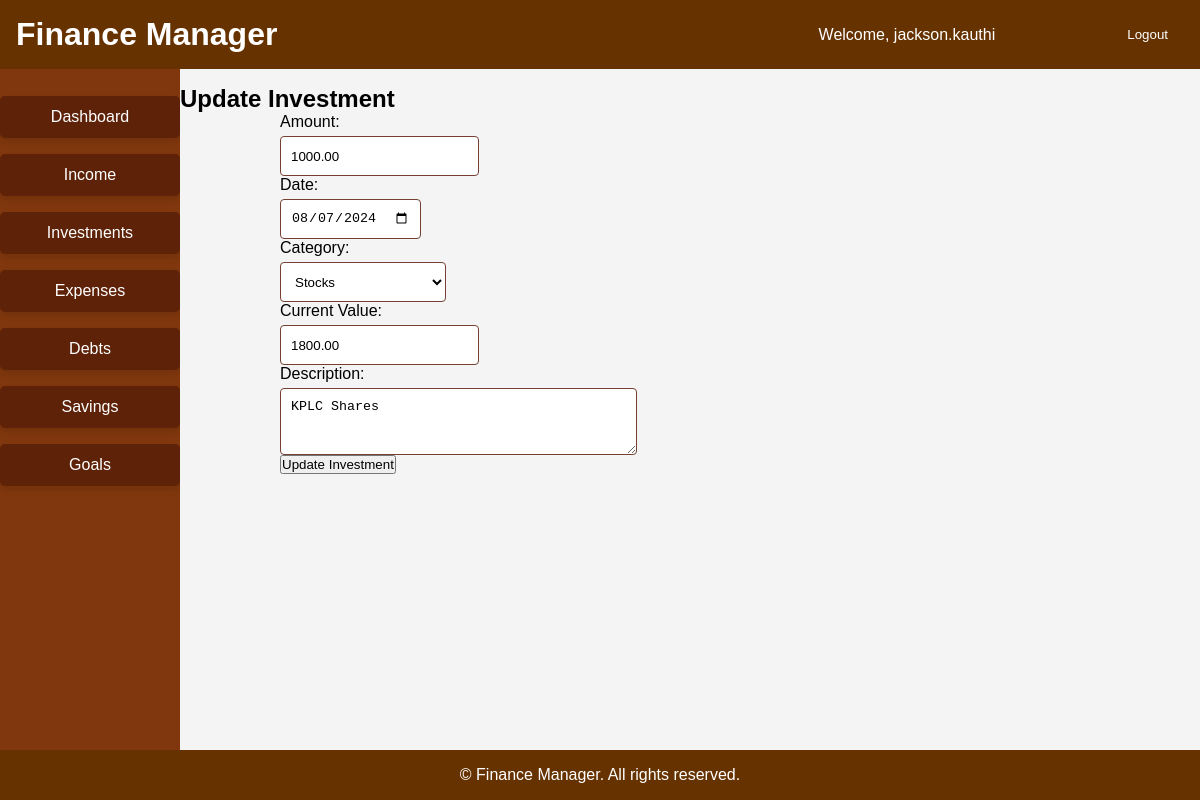
/investment/update_investment/5/ (signed in), run on the app's committed database.
### investment/models.py (models this page shows, shortened)
class Investment(models.Model):
    CATEGORY_CHOICES = [
        ('Stock', 'Stocks'),
        ('Bond', 'Bonds'),
        ('Mutual Fund', 'Mutual Funds'),
        ('Real Estate', 'Real Estate'),
        ('Crypto', 'Cryptocurrency'),
        ('Retirement', 'Retirement Accounts'),
        ('Other', 'Other Investments'),
    ]
    user = models.ForeignKey(User, on_delete=models.CASCADE)
    amount = models.DecimalField(max_digits=10, decimal_places=2)
    date = models.DateField()
    category = models.CharField(max_length=50, choices=CATEGORY_CHOICES)
    current_value = models.DecimalField(max_digits=10, decimal_places=2)
    description = models.TextField(blank=True, null=True)
    class Meta:
        ordering = ['date']
        verbose_name_plural = 'Investments'

### investment/views.py (the view)
# urls.py: path('update_investment/<int:pk>/', views.update_investment, name='update_investment'),
@login_required
def update_investment(request, pk):
    investment = get_object_or_404(Investment, pk=pk, user=request.user)
    if request.method == 'POST':
        form = InvestmentForm(request.POST, instance=investment)
        if form.is_valid():
            form.save()
            messages.success(request, 'Investment updated successfully!')
            return redirect('investment_list')
    else:
        form = InvestmentForm(instance=investment)
    return render(request, 'investment/update_investment.html', {'form': form})

### investment/form.py
class InvestmentForm(forms.ModelForm):
    class Meta:
        model = Investment
        fields = ['amount', 'date', 'category', 'current_value', 'description']
        labels = {
            'amount': 'Amount',
            'date': 'Date',
            'category': 'Category',
            'current_value': 'Current Value',
            'description': 'Description',
        }
        widgets = {
            'amount': forms.NumberInput(attrs={'class': 'form-control'}),
            'date': forms.DateInput(attrs={'class': 'form-control', 'type': 'date'}),
            'category': forms.Select(attrs={'class': 'form-control'}),
            'current_value': forms.NumberInput(attrs={'class': 'form-control'}),
            'description': forms.Textarea(attrs={'class': 'form-control', 'rows': 3}),
        }

### templates/investment/update_investment.html (shortened to what this page needs)
{% extends 'base.html' %}
{% block content %}
<h2>Update Investment</h2>
<form method="post">
    {{ form.as_p }}
    <button type="submit">Update Investment</button>
</form>
{% endblock %}

### templates/base.html (shortened to what this page needs)
{% load static %}
<!DOCTYPE html>
<html lang="en">
<head>
    <link rel="stylesheet" href="{% static 'css/styles.css' %}">
</head>
<body>
    <header>
        <div class="header-content">
            <h1>Finance Manager</h1>
            {% if user.is_authenticated %}
                <div class="user-info">
                    <span>Welcome, {{ user.username }}</span>
                    <form action="{% url 'logout' %}" method="post" style="display: inline;">
                        <button type="submit" class="logout">Logout</button>
                    </form>
                </div>
            {% else %}
                <div class="auth-links">
                    <a href="{% url 'login' %}">Login</a>
                    <a href="{% url 'signup' %}">Sign Up</a>
                </div>
            {% endif %}
        </div>
    </header>
    <div class="container">
        <nav class="card-nav">
            <ul>
                <li>
                    <a href="{% url 'dashboard' %}" class="nav-card {% if request.resolver_match.url_name == 'dashboard' %}active{% endif %}">
                        Dashboard
                    </a>
                </li>
                <li>
                    <a href="{% url 'income_list' %}" class="nav-card {% if request.resolver_match.url_name == 'income_list' %}active{% endif %}">
                        Income
                    </a>
                </li>
                <li>
                    <a href="{% url 'investment_list' %}" class="nav-card {% if request.resolver_match.url_name == 'investment_list' %}active{% endif %}">
                        Investments
                    </a>
                </li>
                <li>
                    <a href="{% url 'expense_list' %}" class="nav-card {% if request.resolver_match.url_name == 'expense_list' %}active{% endif %}">
                        Expenses
                    </a>
                </li>
                <li>
                    <a href="{% url 'debt_list' %}" class="nav-card {% if request.resolver_match.url_name == 'debt_list' %}active{% endif %}">
                        Debts
                    </a>
                </li>
                <li>
                    <a href="{% url 'savings_list' %}" class="nav-card {% if request.resolver_match.url_name == 'savings_list' %}active{% endif %}">
                        Savings
                    </a>
                </li>
                <li>
                    <a href="{% url 'goals_list' %}" class="nav-card {% if request.resolver_match.url_name == 'goals_list' %}active{% endif %}">
                        Goals
                    </a>
                </li>
            </ul>
        </nav>
        <div class="main-container">
            <main>
                {% block content %}
                {% endblock %}
            </main>
        </div>
    </div>
    <footer>
        &copy; {{ current_year }} Finance Manager. All rights reserved.
    </footer>
</body>
</html>

### budget/static/css/styles.css (style rules this page uses)
* { margin: 0; padding: 0; box-sizing: border-box; }
body { font-family: Arial, sans-serif; background-color: #f4f4f4; padding: 65px 0; }
header { background-color: #663300; color: #fff; padding: 1rem; position: fixed; width: 100%; top: 0; z-index: 1000; display: flex; justify-content: space-between; align-items: center; }
.header-content { display: flex; justify-content: space-between; align-items: center; width: 100%; }
.header-content h1 { margin: 0; }
.header-content .user-info, .header-content .auth-links { display: flex; align-items: center; }
.user-info span { margin-right: 1rem; }
.logout { background-color: #663300; color: #fff; border: none; padding: 0.5rem 1rem; border-radius: 4px; cursor: pointer; transition: background-color 0.3s ease; }
footer { background-color: #663300; color: #fff; text-align: center; padding: 1rem; position: fixed; width: 100%; bottom: 0; z-index: 1000; }
nav { width: 180px; background-color: #80370d; position: fixed; top: 64px; bottom: 0; padding: 2rem 0; z-index: 999; overflow-y: auto; }
nav ul { list-style: none; }
nav li { margin-bottom: 1rem; }
.nav-card { background-color: #5e2208; color: #fff; text-align: center; padding: 0.75rem; border-radius: 5px; text-decoration: none; display: block; transition: background-color 0.3s, transform 0.3s; box-shadow: 0 4px 6px rgba(0, 0, 0, 0.1); }
.main-container { margin-left: 160px; padding: 20px; min-height: calc(100vh - 128px); }
.form-control { margin-top: 5px; border: 1px solid #744133; border-radius: 4px; padding: 10px; background-color: #ffffff; display: flex; align-items: center; min-height: 40px; }
form { margin-left: 100px; }

### data on the page
Investment: amount "1000.00", date "08/07/2024", category "Stocks", current_value "1800.00", description "KPLC Shares"

### other printed values
{{ user.username }} "jackson.kauthi"
